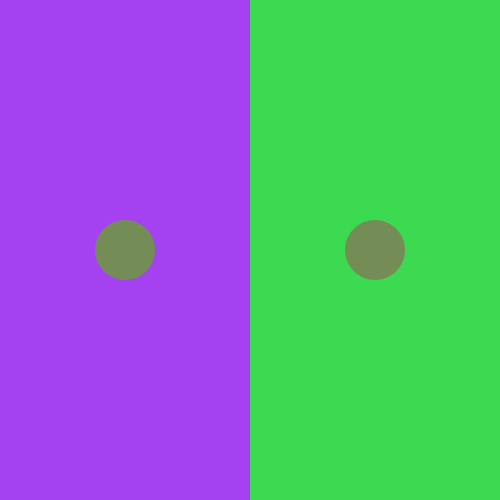
Frame 1 (no input)
Frame 60 (the mouse pressed at the canvas centre just before this capture): identical to frame 1, image omitted
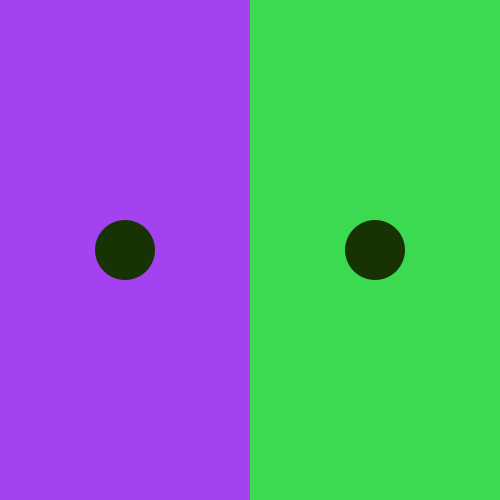
Frame 120 (the mouse held since frame 60 and released just before this capture)

The Processing sketch that drew these frames (run headless with seeded random() and noise(); from frame 60 on, the mouse is pressed at the canvas centre):

// Processing sketch: ColorRelativity
// ── ColorRelativity.pde
color left; 
color right;
color circle;

void setup() {
  size(500, 500);
  background(255);
  left = color(random(0, 255), random(0, 255), random(0, 255));
  right = color(random(0, 255), random(0, 255), random(0, 255));
  circle = color(random(0, 255), random(0, 255), random(0, 255));
  noStroke();
}

void draw() {
  fill(left);
  rect(0, 0, width/2, height); 
  fill(right);
  rect(width/2, 0, width/2, height);
  fill(circle);
  ellipse(width/4, height/2, 60, 60);
  ellipse(3*width/4, height/2, 60, 60);
}

void keyPressed() {
  if (key == ' ') {
    left = color(random(0, 255), random(0, 255), random(0, 255));
    right = color(random(0, 255), random(0, 255), random(0, 255));
  }
}

void mousePressed(){
  circle = color(random(0, 255), random(0, 255), random(0, 255));
}
